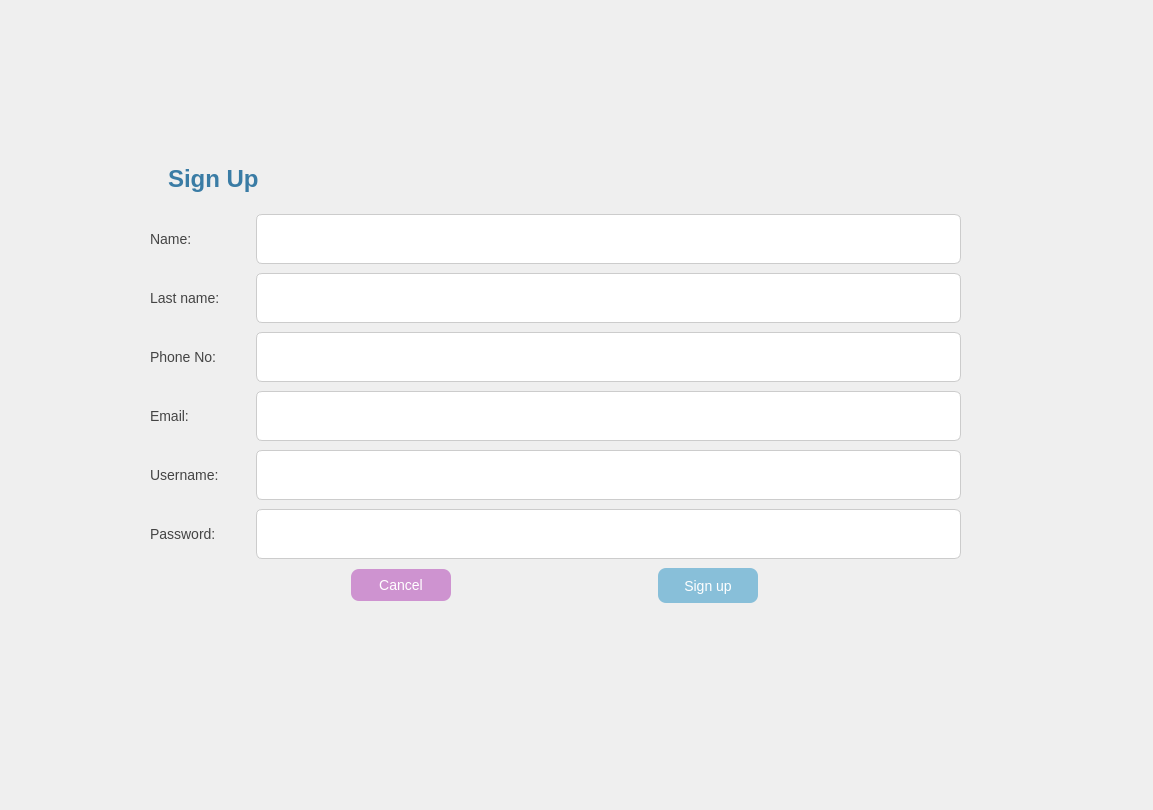
<?xml version="1.0" encoding="UTF-8"?>
<ui version="4.0">
 <class>signup</class>
 <widget class="QDialog" name="signup">
  <property name="geometry">
   <rect>
    <x>0</x>
    <y>0</y>
    <width>1153</width>
    <height>810</height>
   </rect>
  </property>
  <property name="windowTitle">
   <string>Dialog</string>
  </property>
  <property name="styleSheet">
   <string notr="true">QDialog {
    background-image: url(:/images/signup_and_login.png);
    background-repeat: no-repeat;
    background-position: center;
    background-attachment: fixed;
}</string>
  </property>
  <widget class="QWidget" name="verticalLayoutWidget">
   <property name="geometry">
    <rect>
     <x>150</x>
     <y>150</y>
     <width>811</width>
     <height>461</height>
    </rect>
   </property>
   <layout class="QVBoxLayout" name="verticalLayout">
    <item>
     <widget class="QLabel" name="titleLabel">
      <property name="sizePolicy">
       <sizepolicy hsizetype="Preferred" vsizetype="Fixed">
        <horstretch>0</horstretch>
        <verstretch>0</verstretch>
       </sizepolicy>
      </property>
      <property name="minimumSize">
       <size>
        <width>250</width>
        <height>50</height>
       </size>
      </property>
      <property name="styleSheet">
       <string notr="true">QLabel#titleLabel {
    font-size: 24px;
    font-weight: bold;
    color: #3a7ca5;
    padding: 12px;
}</string>
      </property>
      <property name="text">
       <string>Sign Up</string>
      </property>
     </widget>
    </item>
    <item>
     <layout class="QHBoxLayout" name="nameLayout">
      <item>
       <widget class="QLabel" name="nameLabel">
        <property name="sizePolicy">
         <sizepolicy hsizetype="Fixed" vsizetype="Fixed">
          <horstretch>0</horstretch>
          <verstretch>0</verstretch>
         </sizepolicy>
        </property>
        <property name="minimumSize">
         <size>
          <width>100</width>
          <height>0</height>
         </size>
        </property>
        <property name="styleSheet">
         <string notr="true">QLabel {
    font-size: 14px;
    color: #444;
}</string>
        </property>
        <property name="text">
         <string>Name:</string>
        </property>
       </widget>
      </item>
      <item>
       <widget class="QLineEdit" name="nameLine">
        <property name="minimumSize">
         <size>
          <width>250</width>
          <height>50</height>
         </size>
        </property>
        <property name="styleSheet">
         <string notr="true">QLineEdit {
    font-size: 14px;
    padding: 6px;
    border: 1px solid #ccc;
    border-radius: 6px;
    background-color: white;
}</string>
        </property>
       </widget>
      </item>
     </layout>
    </item>
    <item>
     <layout class="QHBoxLayout" name="lastnameLayout">
      <item>
       <widget class="QLabel" name="lastnameLabel">
        <property name="sizePolicy">
         <sizepolicy hsizetype="Fixed" vsizetype="Fixed">
          <horstretch>0</horstretch>
          <verstretch>0</verstretch>
         </sizepolicy>
        </property>
        <property name="minimumSize">
         <size>
          <width>100</width>
          <height>0</height>
         </size>
        </property>
        <property name="styleSheet">
         <string notr="true">QLabel {
    font-size: 14px;
    color: #444;
}</string>
        </property>
        <property name="text">
         <string>Last name:</string>
        </property>
       </widget>
      </item>
      <item>
       <widget class="QLineEdit" name="lastnameLine">
        <property name="minimumSize">
         <size>
          <width>250</width>
          <height>50</height>
         </size>
        </property>
        <property name="styleSheet">
         <string notr="true">QLineEdit {
    font-size: 14px;
    padding: 6px;
    border: 1px solid #ccc;
    border-radius: 6px;
    background-color: white;
}</string>
        </property>
       </widget>
      </item>
     </layout>
    </item>
    <item>
     <layout class="QHBoxLayout" name="phonenoLayout">
      <item>
       <widget class="QLabel" name="phonenoLabel">
        <property name="sizePolicy">
         <sizepolicy hsizetype="Fixed" vsizetype="Fixed">
          <horstretch>0</horstretch>
          <verstretch>0</verstretch>
         </sizepolicy>
        </property>
        <property name="minimumSize">
         <size>
          <width>100</width>
          <height>0</height>
         </size>
        </property>
        <property name="styleSheet">
         <string notr="true">QLabel {
    font-size: 14px;
    color: #444;
}</string>
        </property>
        <property name="text">
         <string>Phone No:</string>
        </property>
       </widget>
      </item>
      <item>
       <widget class="QLineEdit" name="phonenoLine">
        <property name="minimumSize">
         <size>
          <width>250</width>
          <height>50</height>
         </size>
        </property>
        <property name="styleSheet">
         <string notr="true">QLineEdit {
    font-size: 14px;
    padding: 6px;
    border: 1px solid #ccc;
    border-radius: 6px;
    background-color: white;
}</string>
        </property>
       </widget>
      </item>
     </layout>
    </item>
    <item>
     <layout class="QHBoxLayout" name="emailLayout">
      <item>
       <widget class="QLabel" name="emailLabel">
        <property name="sizePolicy">
         <sizepolicy hsizetype="Fixed" vsizetype="Fixed">
          <horstretch>0</horstretch>
          <verstretch>0</verstretch>
         </sizepolicy>
        </property>
        <property name="minimumSize">
         <size>
          <width>100</width>
          <height>0</height>
         </size>
        </property>
        <property name="styleSheet">
         <string notr="true">QLabel {
    font-size: 14px;
    color: #444;
}</string>
        </property>
        <property name="text">
         <string>Email:</string>
        </property>
       </widget>
      </item>
      <item>
       <widget class="QLineEdit" name="emailLine">
        <property name="minimumSize">
         <size>
          <width>250</width>
          <height>50</height>
         </size>
        </property>
        <property name="styleSheet">
         <string notr="true">QLineEdit {
    font-size: 14px;
    padding: 6px;
    border: 1px solid #ccc;
    border-radius: 6px;
    background-color: white;
}</string>
        </property>
       </widget>
      </item>
     </layout>
    </item>
    <item>
     <layout class="QHBoxLayout" name="usernameLayout">
      <item>
       <widget class="QLabel" name="usernameLabel">
        <property name="sizePolicy">
         <sizepolicy hsizetype="Fixed" vsizetype="Fixed">
          <horstretch>0</horstretch>
          <verstretch>0</verstretch>
         </sizepolicy>
        </property>
        <property name="minimumSize">
         <size>
          <width>100</width>
          <height>0</height>
         </size>
        </property>
        <property name="styleSheet">
         <string notr="true">QLabel {
    font-size: 14px;
    color: #444;
}</string>
        </property>
        <property name="text">
         <string>Username:</string>
        </property>
       </widget>
      </item>
      <item>
       <widget class="QLineEdit" name="usernameLine">
        <property name="minimumSize">
         <size>
          <width>250</width>
          <height>50</height>
         </size>
        </property>
        <property name="styleSheet">
         <string notr="true">QLineEdit {
    font-size: 14px;
    padding: 6px;
    border: 1px solid #ccc;
    border-radius: 6px;
    background-color: white;
}</string>
        </property>
       </widget>
      </item>
     </layout>
    </item>
    <item>
     <layout class="QHBoxLayout" name="passwordLayout">
      <item>
       <widget class="QLabel" name="passwordLabel">
        <property name="sizePolicy">
         <sizepolicy hsizetype="Fixed" vsizetype="Fixed">
          <horstretch>0</horstretch>
          <verstretch>0</verstretch>
         </sizepolicy>
        </property>
        <property name="minimumSize">
         <size>
          <width>100</width>
          <height>0</height>
         </size>
        </property>
        <property name="styleSheet">
         <string notr="true">QLabel {
    font-size: 14px;
    color: #444;
}</string>
        </property>
        <property name="text">
         <string>Password:</string>
        </property>
       </widget>
      </item>
      <item>
       <widget class="QLineEdit" name="passwordLine">
        <property name="minimumSize">
         <size>
          <width>250</width>
          <height>50</height>
         </size>
        </property>
        <property name="styleSheet">
         <string notr="true">QLineEdit {
    font-size: 14px;
    padding: 6px;
    border: 1px solid #ccc;
    border-radius: 6px;
    background-color: white;
}</string>
        </property>
       </widget>
      </item>
     </layout>
    </item>
    <item>
     <layout class="QHBoxLayout" name="horizontalLayout">
      <item>
       <widget class="QPushButton" name="cancelButton">
        <property name="sizePolicy">
         <sizepolicy hsizetype="Fixed" vsizetype="Fixed">
          <horstretch>0</horstretch>
          <verstretch>0</verstretch>
         </sizepolicy>
        </property>
        <property name="minimumSize">
         <size>
          <width>100</width>
          <height>30</height>
         </size>
        </property>
        <property name="styleSheet">
         <string notr="true">QPushButton#cancelButton {
    background-color: #ce93d0;
    color: white;
    font-size: 14px;
    padding: 8px 16px;
    border: none;
    border-radius: 8px;
}
QPushButton#cancelButton:hover {
    background-color: #bb7abc;
}</string>
        </property>
        <property name="text">
         <string>Cancel</string>
        </property>
       </widget>
      </item>
      <item>
       <widget class="QPushButton" name="submitButton">
        <property name="sizePolicy">
         <sizepolicy hsizetype="Fixed" vsizetype="Fixed">
          <horstretch>0</horstretch>
          <verstretch>0</verstretch>
         </sizepolicy>
        </property>
        <property name="minimumSize">
         <size>
          <width>100</width>
          <height>35</height>
         </size>
        </property>
        <property name="styleSheet">
         <string notr="true">QPushButton#submitButton {
    background-color: #88bfd9;
    color: white;
    font-size: 14px;
    padding: 8px 16px;
    border: none;
    border-radius: 8px;
}
QPushButton#submitButton:hover {
    background-color: #6aaac1;
}</string>
        </property>
        <property name="text">
         <string>Sign up</string>
        </property>
       </widget>
      </item>
     </layout>
    </item>
   </layout>
  </widget>
 </widget>
 <resources/>
 <connections/>
</ui>
